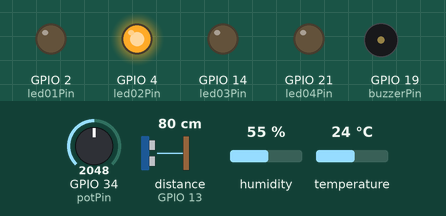
Simulated run of this sketch. Board: ESP32. Shown: output pins drawn as LEDs (lit = HIGH), buzzer (waves = sounding, pin HIGH). Wiring (inferred from the names in the program): ultrasonic range finder: trigger GPIO 12; echo GPIO 13. Inputs (shaded band) come from the test bench; at power-on: distance to the obstacle (sensor on GPIO 13) 80 cm, temperature 24 °C, GPIO 34 (potPin) = 2048, humidity 55 %. The echo pulse lasts 58.3 µs per cm; WiFi joins after 1.5 s; servers stay silent unless stated; pins used as bus, display or sensor lines are not drawn; what the sketch prints to the serial monitor is not drawn.

Above: at 2.7 s.
2.8 s: distance to the obstacle (sensor on GPIO 13) set to 8 cm
8.8 s: distance to the obstacle (sensor on GPIO 13) set to 5 cm
At 9.3 s:
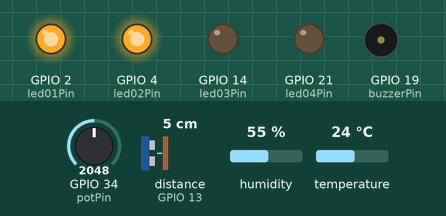
10.3 s: temperature set to 22 °C
12.8 s: temperature set to 19 °C
At 14.4 s:
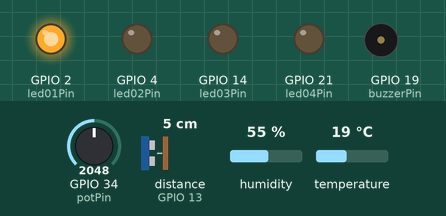
15.1 s: GPIO 34 (potPin) set to 2287
21.1 s: GPIO 34 (potPin) set to 2393
At 22.2 s:
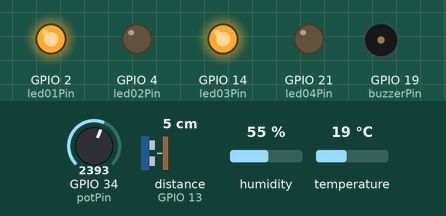
Timing chart, 0 to 23.6 s (numbered marks = the images above; inputs shaded):
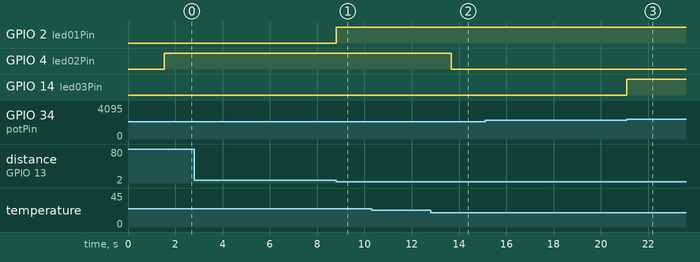

The sketch:

Water_Tank_Monitoring_System.ino
```cpp
#include <WiFi.h>
#include <WebServer.h>
#include <DHT.h>

// Wi-Fi credentials
const char *ssid = "Students";
const char *password = "Students";

WebServer server(80);

// Pin definitions
#define TRIGPIN 12
#define ECHOPIN 13
#define DHTPIN 15
#define potPin 34
#define led01Pin 2
#define led02Pin 4
#define led03Pin 14
#define led04Pin 21
#define buzzerPin 19

// DHT sensor
DHT dht(DHTPIN, DHT11);

// Variables
long duration;
int distance;
int potValue;
float pH;
float temperature;

// Function prototypes
void handleRoot();
void handleSensorData();
void measureSensors();
String getPhColor(int pH); // Function to return the pH color based on value

// Setup
void setup() {
  Serial.begin(115200);

  pinMode(TRIGPIN, OUTPUT);
  pinMode(ECHOPIN, INPUT);
  pinMode(led01Pin, OUTPUT);
  pinMode(led02Pin, OUTPUT);
  pinMode(led03Pin, OUTPUT);
  pinMode(led04Pin, OUTPUT);
  pinMode(buzzerPin, OUTPUT);

  dht.begin();

  digitalWrite(led01Pin, LOW);
  digitalWrite(led02Pin, LOW);
  digitalWrite(led03Pin, LOW);
  digitalWrite(led04Pin, LOW);
  digitalWrite(buzzerPin, LOW);

  WiFi.begin(ssid, password);
  while (WiFi.status() != WL_CONNECTED) {
    delay(500);
    Serial.print(".");
  }
  Serial.println("\nWiFi connected");
  Serial.println(WiFi.localIP());

  server.on("/", handleRoot);
  server.on("/sensorData", handleSensorData);
  server.begin();
}

void loop() {
  server.handleClient();
  measureSensors();
}

void measureSensors() {
  digitalWrite(TRIGPIN, LOW);
  delayMicroseconds(2);
  digitalWrite(TRIGPIN, HIGH);
  delayMicroseconds(10);
  digitalWrite(TRIGPIN, LOW);
  duration = pulseIn(ECHOPIN, HIGH);
  distance = duration * 0.034 / 2;

  // Read potentiometer value and map it to pH range (0 to 14)
  potValue = analogRead(potPin);
  pH = map(potValue, 0, 4095, 0, 14);  // Mapping pH from 0 to 14

  temperature = dht.readTemperature();

  digitalWrite(led01Pin, distance <= 5 ? HIGH : LOW);
  digitalWrite(led02Pin, temperature > 20 ? HIGH : LOW);
  digitalWrite(led03Pin, (pH < 5 || pH > 7) ? HIGH : LOW); // Adjust for pH range (out of normal range)
  if ((pH < 5 || pH > 7) && temperature >= 20 && distance <= 5) {
    digitalWrite(led04Pin, HIGH);
    digitalWrite(buzzerPin, HIGH);
  } else {
    digitalWrite(led04Pin, LOW);
    digitalWrite(buzzerPin, LOW);
  }

  Serial.print("Temperature: ");
  Serial.print(temperature);
  Serial.print(" °C | pH value: ");
  Serial.print(pH);
  Serial.print(" | Water Level: ");
  Serial.println(distance);
}

String getPhColor(float pH) {
  if (pH >= 0 && pH <= 3) {
    return "red"; // Acidic range (0-3)
  } else if (pH > 3 && pH <= 6) {
    return "yellow"; // Slightly acidic range (4-6)
  } else if (pH == 7) {
    return "green"; // Neutral
  } else if (pH > 7 && pH <= 10) {
    return "blue"; // Slightly alkaline range (8-10)
  } else if (pH > 10 && pH <= 14) {
    return "purple"; // Alkaline range (11-14)
  }
  return "gray"; // Default if out of range
}

void handleRoot() {
  String html = R"rawliteral(
<!DOCTYPE html>
<html lang='en'>
<head>
  <meta charset='UTF-8'>
  <meta name='viewport' content='width=device-width, initial-scale=1.0'>
  <title>AquaTrack Monitor</title>
  <script src='https://cdn.jsdelivr.net/npm/chart.js'></script>
  <style>
    body { font-family: Arial, sans-serif; text-align: center; background: #f4f6f8; }
    .data-card { padding: 20px; margin: 10px; background: white; border-radius: 10px; box-shadow: 0 4px 8px rgba(0,0,0,0.1); }
    canvas { max-width: 100%; }
  </style>
</head>
<body>
  <h1>AquaTrack</h1>
   <h2>Water level , Water temperature & pH value Monitor</h2>
  <div class='data-card'><h2>Temperature: <span id='temp'>--</span> °C</h2></div>
  <div class='data-card'><h2>pH Value: <span id='ph'>--</span></h2></div>
  <div class='data-card'><h2>Water Level: <span id='level'>--</span> cm</h2></div>

  <div class='data-card'>
    <h2>Real-Time pH Value Graph</h2>
    <canvas id='phChart'></canvas>
  </div>

  <div class='data-card'>
    <h2>Real-Time Temperature Graph</h2>
    <canvas id='tempChart'></canvas>
  </div>

  <script>
    const phCtx = document.getElementById('phChart').getContext('2d');
    const tempCtx = document.getElementById('tempChart').getContext('2d');

    const phChart = new Chart(phCtx, {
      type: 'line',
      data: {
        labels: [],
        datasets: [{
          label: 'pH Value',
          data: [],
          borderColor: 'rgba(75, 192, 192, 1)',
          backgroundColor: 'rgba(75, 192, 192, 0.2)',
          borderWidth: 2,
          fill: true,
          tension: 0.1
        }]
      },
      options: {
        responsive: true,
        scales: {
          x: { title: { display: true, text: 'Time' } },
          y: { title: { display: true, text: 'pH Value' }, min: 0, max: 14, stepSize: 1 }
        }
      }
    });

    const tempChart = new Chart(tempCtx, {
      type: 'line',
      data: {
        labels: [],
        datasets: [{
          label: 'Temperature (°C)',
          data: [],
          borderColor: 'rgba(255, 99, 132, 1)',
          backgroundColor: 'rgba(255, 99, 132, 0.2)',
          borderWidth: 2,
          fill: true,
          tension: 0.1
        }]
      },
      options: {
        responsive: true,
        scales: {
          x: { title: { display: true, text: 'Time' } },
          y: { title: { display: true, text: 'Temperature (°C)' }, min: 0, max: 50 }
        }
      }
    });

    setInterval(() => {
      fetch('/sensorData').then(res => res.json()).then(data => {
        const now = new Date();
        const timestamp = `${now.getHours()}:${now.getMinutes()}:${now.getSeconds()}`;

        document.getElementById('temp').textContent = data.temp;
        document.getElementById('ph').textContent = data.ph;
        document.getElementById('level').textContent = data.level;

        // Set the pH value color dynamically
        document.getElementById('ph').style.color = data.phColor;

        if (phChart.data.labels.length > 20) {
          phChart.data.labels.shift();
          phChart.data.datasets[0].data.shift();
        }
        if (tempChart.data.labels.length > 20) {
          tempChart.data.labels.shift();
          tempChart.data.datasets[0].data.shift();
        }

        phChart.data.labels.push(timestamp);
        phChart.data.datasets[0].data.push(data.ph);
        tempChart.data.labels.push(timestamp);
        tempChart.data.datasets[0].data.push(data.temp);

        phChart.update();
        tempChart.update();
      });
    }, 1000);
  </script>
</body>
</html>
  )rawliteral";
  server.send(200, "text/html", html);
}

void handleSensorData() {
  String phColor = getPhColor(pH); // Get the color based on pH value
  String json = "{\"temp\":" + String(temperature) +
                ",\"ph\":" + String(pH) +
                ",\"level\":" + String(distance) +
                ",\"phColor\":\"" + phColor + "\"}";  // Send the color as part of the data
  server.send(200, "application/json", json);
}
```

Measured:
- the behaviour switches between 7 and 6 cm on distance to the obstacle (sensor on GPIO 13) (found by bisection; images 0 and 1)
- the behaviour switches between 21 and 20 °C on temperature (found by bisection; images 1 and 2)
- the behaviour switches between 2339 and 2340 on GPIO 34 (potPin) (found by bisection; images 2 and 3)
- after the input at 8.8 s, GPIO 2 (led01Pin): LOW → HIGH at once
- after the input at 12.8 s, GPIO 4 (led02Pin): HIGH → LOW after 0.88 s
- after the input at 21.1 s, GPIO 14 (led03Pin): LOW → HIGH at once
